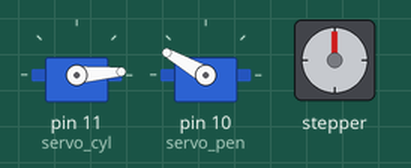
Simulated run of this sketch. Board: Arduino Uno, built with avr-gcc and run on an emulated ATmega328P. Shown: 2 × servo, stepper motor. Stepper angles assume 200 steps per turn.

Above: at 0.1 s.
At 2.6 s:
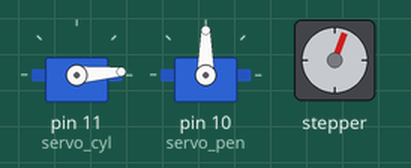
At 8.7 s:
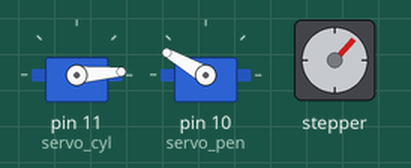
At 14.0 s:
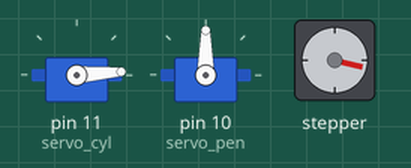
At 25.1 s:
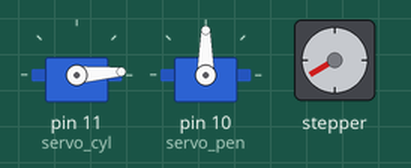
At 37.4 s:
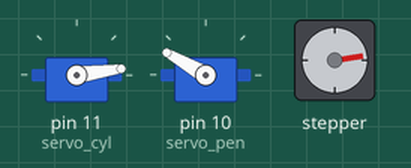
Timing chart, 0 to 40.0 s (numbered marks = the images above):
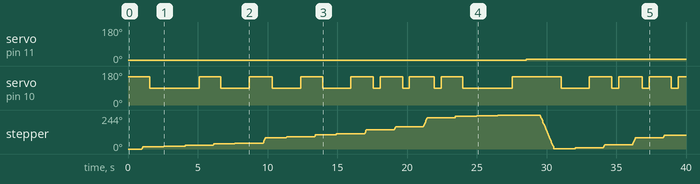

Measured:
- by itself, servo on pin 11 (servo_cyl): 4° → 8° at 28.5 s
- by itself, servo on pin 10 (servo_pen): 150° → 90° at 1.6 s, → 150° 3.5 s later, → 90° 1.5 s later, → 150° 2.0 s later, … (24 changes in this stretch)

The sketch:

control_motors.ino
```cpp
#include <Servo.h>
#include <Stepper.h>
#include <stdbool.h>

Servo servo_cyl;
Servo servo_pen;

const int stepsPerRevolution = 200;
Stepper stepper_belt(stepsPerRevolution, 3, 5, 6, 9);;


int pos_pen_on = 90;
int pos_pen_off = 150;
int pos_cyl_ini = 0;
int pos_cyl_actual = pos_cyl_ini;

void setup() {
  // put your setup code here, to run once:
  short int id_pix[391][2] =
{{2,4},  {2,5},  {2,6},  {2,8},  {2,9},  {2,16}, {2,17}, {2,20},  {2,21}, {2,26}, {2,30},  {2,41}, {2,43}, {2,44}, {2,45}, {3,3},  {3,4},  {3,8},  {3,17}, {3,20},  {3,22}, {3,26}, {3,27}, {3,29}, {3,41}, {3,45}, {4,2},  {4,3},  {4,9},  {4,10},  {4,11}, {4,12}, {4,18}, {4,23}, {4,27}, {4,41}, {4,45}, {4,46}, {5,4},  {5,23}, {5,41}, {5,46}, {5,49}, {6,4},  {6,5},  {6,6},  {6,7},  {6,40},  {6,41}, {6,48},
{6,49}, {7,2},  {7,3},  {7,7},  {7,8},  {7,34}, {7,35}, {7,39}, {7,40},  {7,44}, {7,45}, {7,46}, {7,47}, {8,13}, {8,14}, {8,32}, {8,33}, {8,38}, {8,39}, {8,46}, {9,3},  {9,4},  {9,11}, {9,12}, {9,13}, {9,15}, {9,16}, {9,17}, {9,18}, {9,19}, {9,20},  {9,21}, {9,22}, {9,23}, {9,24}, {9,25}, {9,26}, {9,31}, {9,32}, {9,35}, {10,3}, {10,4}, {10,10}, {10,11},  {10,26},  {10,31},  {10,36},  {11,4}, {11,5}, {11,10},
{11,26},  {11,35},  {11,47},  {11,48},  {11,49},  {12,9}, {12,27},  {12,44},  {12,46},  {12,47},  {13,8}, {13,9}, {13,27},  {13,28},  {13,40}, {13,41},  {13,42},  {13,43},  {13,47},  {14,8}, {14,29},  {14,30}, {14,47},  {14,48},  {15,8}, {15,12},  {15,13},  {15,14},  {15,20}, {15,21},  {15,22},  {15,23},  {15,24},  {15,31},  {15,32},  {15,33},  {15,49},  {16,8}, {16,12},  {16,14},  {16,15},  {16,20}, {16,24},  {16,33},  {16,34},  {16,35},  {16,36},  {16,49},  {17,7}, {17,8},
{17,12},  {17,15},  {17,20}, {17,25},  {17,28},  {17,36},  {17,37},  {18,8}, {18,12},  {18,15},  {18,20}, {18,25},  {18,26},  {18,27},  {18,28},  {18,38},  {18,39},  {18,40}, {18,41},  {19,8}, {19,12},  {19,15},  {19,20}, {19,25},  {19,31},  {19,41},  {19,42},  {19,43},  {20,8}, {20,9}, {20,15},  {20,20}, {20,25},  {20,31},  {20,43},  {20,44},  {21,9}, {21,10}, {21,11},  {21,12},  {21,14},  {21,15},  {21,19},  {21,25},  {21,31},  {21,33},  {21,34},  {21,35},  {21,36},  {21,37},
{21,38},  {21,39},  {21,44},  {22,13},  {22,14},  {22,15},  {22,19},  {22,20}, {22,25},  {22,31},  {22,39},  {22,40}, {22,41},  {22,42},  {22,45},  {23,15},  {23,19},  {23,21},  {23,25},  {23,26},  {23,27},  {23,33},  {23,34},  {23,35},  {23,36},  {23,44},  {23,45},  {24,15},  {24,16},  {24,19},  {24,22},  {24,23},  {24,28},  {24,29},  {24,36},  {24,37},  {24,38},  {24,39},  {24,40}, {24,44},  {25,16},  {25,19},  {25,29},  {25,30}, {25,40}, {25,41},  {25,42},  {25,44},  {26,16},  {26,20},
{26,31},  {26,32},  {26,33},  {26,43},  {27,16},  {27,19},  {27,20}, {27,33},  {27,34},  {27,35},  {27,36},  {27,37},  {27,38},  {27,43},  {28,16},  {28,19},  {28,24},  {28,27},  {28,39},  {28,40}, {28,43},  {29,16},  {29,19},  {29,24},  {29,28},  {29,41},  {29,42},  {29,43},  {30,16},  {30,19},  {30,25},  {30,28},  {30,29},  {31,16},  {31,19},  {31,29},  {32,11},  {32,16},  {32,17},  {32,18},  {32,24},  {32,29},  {32,35},  {33,9}, {33,10}, {33,11},  {33,24},  {33,30}, {33,35},  {34,8},
{34,9}, {34,13},  {34,24},  {34,25},  {34,29},  {34,35},  {34,40}, {34,41},  {34,42},  {34,43},  {35,7}, {35,12},  {35,13},  {35,20}, {35,26},  {35,27},  {35,29},  {35,35},  {35,44},  {35,45},  {36,6}, {36,12},  {36,20}, {36,26},  {36,29},  {36,35},  {36,38},  {36,45},  {37,5}, {37,12},  {37,19},  {37,20}, {37,26},  {37,29},  {37,35},  {37,38},  {37,39},  {37,40}, {37,41},  {37,42},  {37,43},  {37,44},  {38,4}, {38,5}, {38,11},  {38,2}, {38,26},  {38,29},  {38,35},  {38,37}};

  servo_cyl.attach(11);
  servo_pen.attach(10);

  stepper_belt.setSpeed(40);

  servo_pen.write(pos_pen_off);
  servo_cyl.write(pos_cyl_ini);

  int prev_pos_x = 1;
  int prev_pos_y = 1;
  for (int i = 0; i<391; i++)
  {
      if(id_pix[i][0] != prev_pos_x) // if we change column
      {
          pos_cyl_actual = pos_cyl_actual + (id_pix[i][0]-prev_pos_x)*(180/39); // rotating cylinder accordingly
          servo_cyl.write(pos_cyl_actual);
          prev_pos_x = id_pix[i][0];
          delay(1000);
      }
      int diff_y = id_pix[i][1]- prev_pos_y;
      // Moving along the Y axis
      stepper_belt.step(int(stepsPerRevolution*diff_y*0.016)); // value 5 to change
      prev_pos_y = id_pix[i][1];
      delay(500);
      servo_pen.write(pos_pen_on); // Applying pen
      delay(500);
      if (i < 390 && (id_pix[i][1]+1) != id_pix[i+1][1]) // If next pixel to draw not directly after
      {
          servo_pen.write(pos_pen_off); // removing pen
          delay(500);
      }
      delay(500);
  }
  servo_pen.write(pos_pen_off);

}

void loop() {
  // put your main code here, to run repeatedly:

}
```
